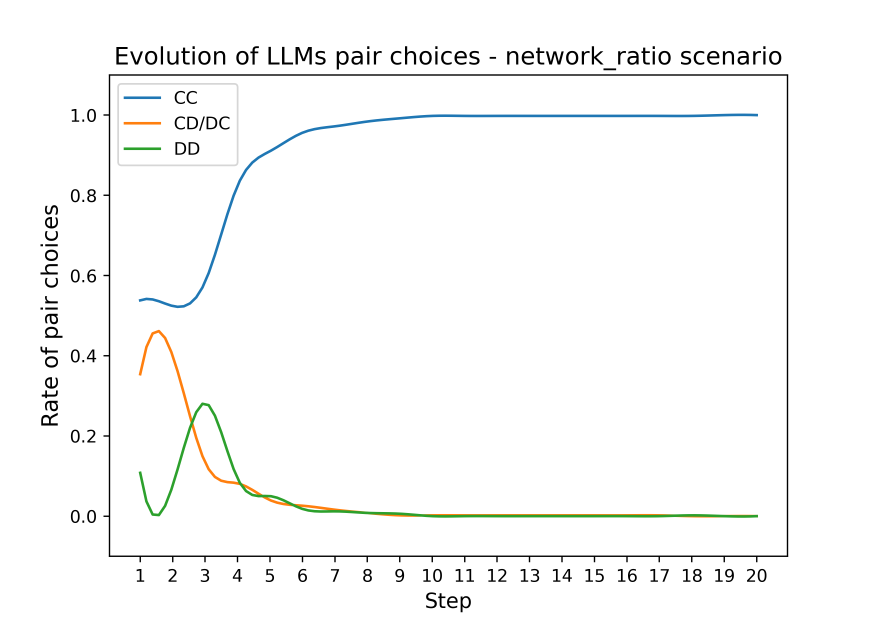
#> input picture create_figures/figs/2025/pair_actions_network_ratio.png, 3500 x 2500 px (shown at 1/4 size); its folder holds 4 pictures in this run
$ jupyter execute --allow-errors visualizer_2025.ipynb
#> lines starting #> are read from the running program, lines starting #| are printed output that depends on the picture
[cell 1]
import matplotlib.pyplot as plt
import numpy as np
import pandas as pd
import os
from scipy.interpolate import interp1d

[cell 2]
# function to get the root dir and load the data and return 4 arrays
def load_data(game_type):
    root_dir = f'outputs/{game_type}/round_wise_data/'
    # handle the error if the directory does not exist
    if not os.path.exists(root_dir):
        print('Directory does not exist')
        return []
    num_agent, steps, rounds, edge_prob = 20, 20, 10, 0.25
    run_spec = f'{num_agent}_{steps}_{rounds}_{edge_prob}'
    rounds_total_C_ratio = np.load(root_dir+f'rounds_total_C_ratio_{run_spec}.npy', allow_pickle=True)
    rounds_total_C_ratio_per_step = np.load(root_dir+f'rounds_total_C_ratio_per_step_{run_spec}.npy', allow_pickle=True)
    rounds_total_pair_actions = np.load(root_dir+f'rounds_total_pair_actions_{run_spec}.npy', allow_pickle=True)
    rounds_total_reward = np.load(root_dir+f'rounds_total_reward_{run_spec}.npy', allow_pickle=True)

    rounds_total_C_ratio = pd.DataFrame(rounds_total_C_ratio.tolist())
    rounds_total_C_ratio_per_step = pd.DataFrame(rounds_total_C_ratio_per_step.tolist())
    rounds_total_pair_actions = pd.DataFrame(rounds_total_pair_actions.tolist())
    rounds_total_reward = pd.DataFrame(rounds_total_reward.tolist())

    return [rounds_total_C_ratio, rounds_total_C_ratio_per_step, rounds_total_pair_actions, rounds_total_reward]

[cell 3]
# define a function that gets a dataframe, and each cell is a dictionary. Return a dataframe with the sum of all dictionary values of each cell
# Replace each cell with the sum of the values of the dictionary
# [4 lines left out: function sum_dicts, not called in this run]

[cell 4]
# create a dictionary to store the data, with each game_type as a key and a list of the 4 arrays as values
game_types = ['network_ratio']

all_data = {}
#> (the rest of this cell did not finish here and is left out)

#> (a cell that did not finish here is left out)

[cell 6]
# plot all data values [0] in the same plot
def plot_all_data(all_data, array_index, name, time_step=20, path_to_save=None, custom_y_range=False):
#> called with array_index = 0, name = 'Cooperation Rate', time_step = 20, custom_y_range = True
    for game_type in all_data.keys():
        x = range(1, time_step+1)
        y = all_data[game_type][array_index].mean(axis=0)
        std = all_data[game_type][array_index].std(axis=0)

        f = interp1d(x, y, kind='cubic')
        x_smooth = np.linspace(1, time_step, 100)
        y_smooth = f(x_smooth)
        plt.plot(x_smooth, y_smooth, label=game_type)
        plt.fill_between(x, y-std, y+std, alpha=0.2)
    # change the order of plots in the legend
    handles, labels = plt.gca().get_legend_handles_labels()
    order = [0, 1, 2, 3]
    order = [0]
    plt.legend([handles[idx] for idx in order],[labels[idx] for idx in order], loc='upper left')
    plt.xlabel('Step')
    plt.ylabel(f'{name}')
    plt.title(f'Evolution of {name}', fontsize=12)
    plt.xticks(np.arange(1, time_step+1, 1.0))
    if custom_y_range:
        plt.yticks(np.arange(0, 1.1, 0.1))
    # plt.savefig(os.path.join('figs/2025/', f'{name}.png'), dpi=500)
    plt.show()

#> (a cell that did not finish here is left out)

#> (a cell that did not finish here is left out)

#> (a cell that did not finish here is left out)

#> (a cell that did not finish here is left out)

### Efficient 2*2 action pairs plot

[cell 11]
def extract_action_values(df, action):
    """Extract values for a specific action from dictionary cells."""
    return df.applymap(lambda x: x[action]).values

# [31 lines left out: function plot_pair_actions, not called in this run]

[cell 12]
import matplotlib.pyplot as plt
import numpy as np
from scipy.interpolate import interp1d

# Assume game_types is a list like: ['baseline', 'greedy', 'mixed', 'rl_only']
fig, axs = plt.subplots(2, 2, figsize=(12, 8))
axs = axs.flatten()

#> (the rest of this cell did not finish here and is left out)

[cell 13]
def extract_action_values(df, action):
    """Extract values for a specific action from dictionary cells."""
    return df.applymap(lambda x: x[action]).values

# [45 lines left out: function plot_pair_actions, not called in this run]

#> (a cell that did not finish here is left out)

[cell 15]
# merge all four figs in /create_figures/figs/2025/ into one figure
from PIL import Image

images = [Image.open(f'figs/2025/pair_actions_{game_type}.png') for game_type in game_types]
#> images = 1 item
widths, heights = zip(*(i.size for i in images))
#> widths = (3500,); heights = (2500,)

# remove the white space around the images
images = [i.crop(i.getbbox()) for i in images]
# remove the space between the images
images = [i.crop((0, 0, i.size[0]-60, i.size[1])) for i in images]
# save the merged image to a file called 'merged.png'
total_width = max(widths) * 2 - 120
#> total_width = 6880
total_height = max(heights) * 2
#> total_height = 5000
new_im = Image.new('RGB', (total_width, total_height))
#> new_im: PIL image 6880x5000 RGB; every value is 0

# top row
new_im.paste(images[0], (0, 0))  # RL
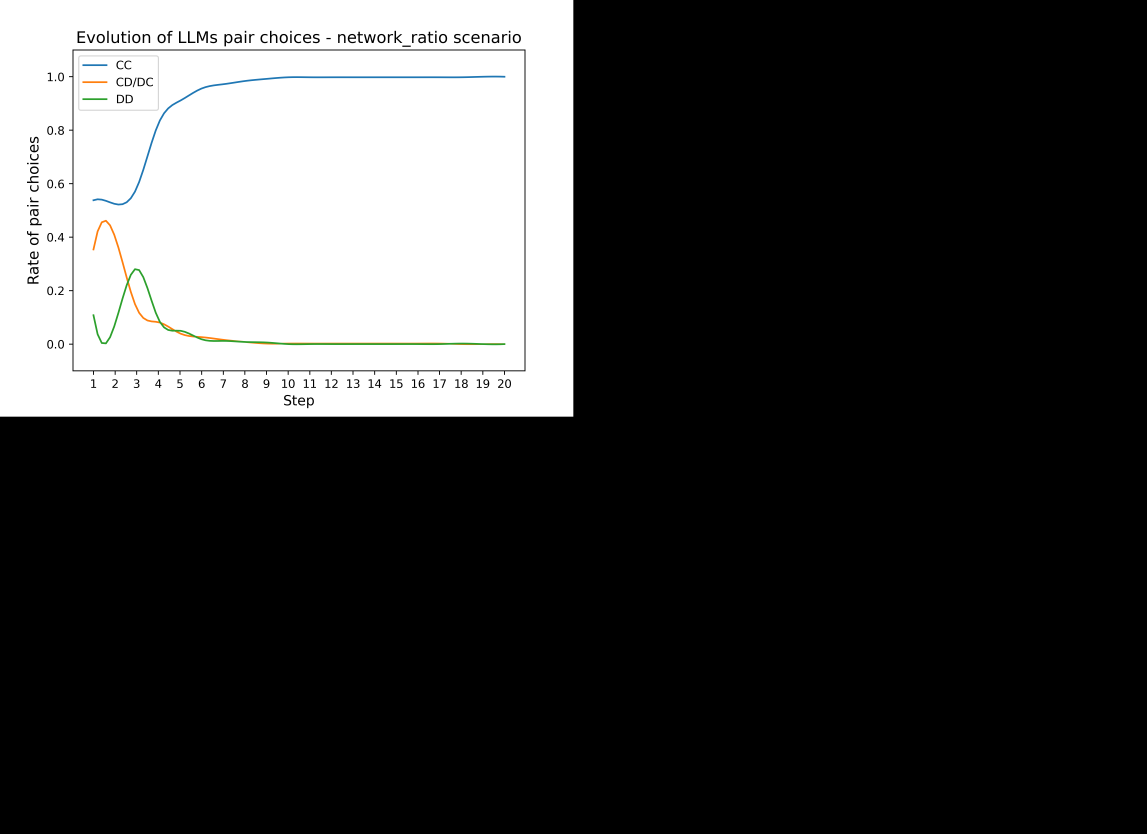
#> new_im: PIL image 6880x5000 RGB (shown at 1/6 size); mean R, G, B 62.1, 62.3, 62.1
#> (the rest of this cell did not finish here and is left out)

[cell 16]
# load the npy files in the following dir
# ../environment_simplified/outputs/last_action/round_wise_data/rounds_total_C_ratio_per_step_20_20_10_0.25_nun2.npy
# ../environment_simplified/outputs/last_action/round_wise_data/rounds_total_C_ratio_per_step_20_20_10_0.25_sep1.npy
# ../environment_simplified/outputs/last_action/round_wise_data/rounds_total_C_ratio_per_step_20_20_10_0.25_sep2.npy
temp_root_dir = '../environment_simplified/outputs/last_action/round_wise_data/'
#> (the rest of this cell did not finish here and is left out)

## Previous

#> (a cell that did not finish here is left out)

[cell 18]
all_data = {}
scenarios = ['RL', 'LA+AR', 'LA']
#> (the rest of this cell did not finish here and is left out)

[cell 19]
for name, df in all_data.items():
    print(name)

[cell 20]
# [6 lines left out: function convert_csv_column_to_numpy, not called in this run]

all_data_dict = {}
for name, df in all_data.items():
    for column in ['C ratio per steps', 'Rewards', 'Pair actions', 'Aggregated C ratio']:
        all_data_dict[f'{name}_{column}'] = convert_csv_column_to_numpy(column)
    # divide all data in Rewards list by Number of connections to get reward per connection
    # and add it to the dictionary
    all_data_dict[f'{name}_reward_per_connection'] = list(map(lambda x, y: x/y, all_data_dict[f'{name}_Rewards'], df['Number of connections']))


all_data_dict.keys()
